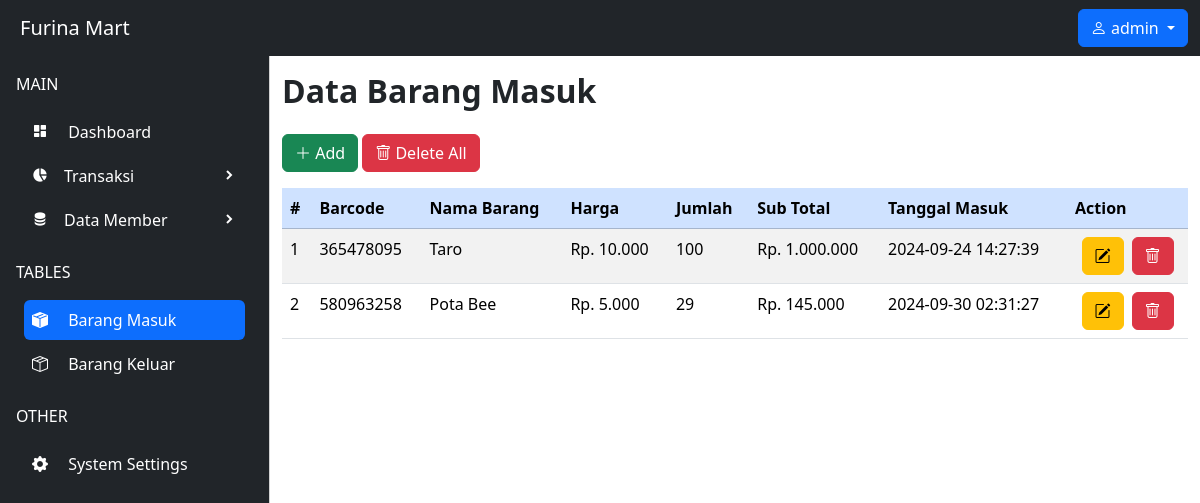
Before: /pemasukan/index.php (signed in) with the older database file.
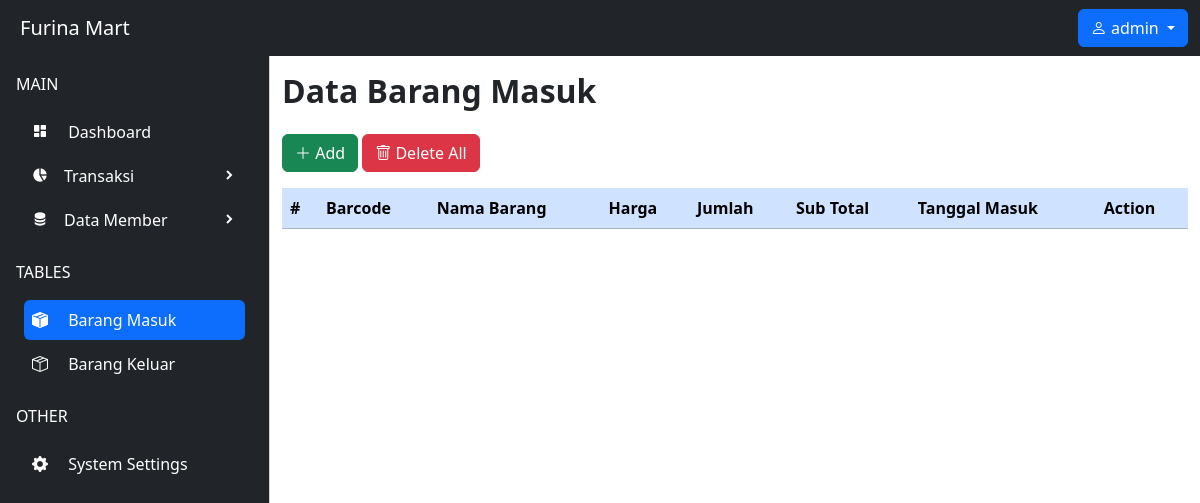
After: the same page with the newer database file.
### tables this page shows
CREATE TABLE `t_barang_masuk` (
  `id` int(11) NOT NULL,
  `barcode` varchar(20) NOT NULL,
  `nama_barang` varchar(255) NOT NULL,
  `harga` int(11) NOT NULL,
  `jumlah_barang` int(11) NOT NULL,
  `tanggal_masuk` timestamp NOT NULL
);

### config/control.php (called while the page is built, shortened)
<?php
include "koneksi.php";
function select($querySelect)
{
  global $koneksi;
  $query = mysqli_query($koneksi, $querySelect);
  $result = [];
  while ($fetch = mysqli_fetch_assoc($query)) {
    $result[] = $fetch;
  }
  return $result;
}

### pemasukan/index.php (the view, shortened to what this page needs)
<?php
include "../config/control.php";
$sqlSelect = select("SELECT * FROM t_barang_masuk");
?>
<!doctype html>
<html lang="en">
<head>
    <link href="https://cdn.jsdelivr.net/npm/bootstrap@5.3.3/dist/css/bootstrap.min.css" rel="stylesheet"
 />
    <link rel="stylesheet" href="https://cdn.jsdelivr.net/npm/bootstrap-icons@1.11.3/font/bootstrap-icons.min.css" />
    <link href="https://unpkg.com/boxicons@2.1.4/css/boxicons.min.css" rel="stylesheet" />
    <link rel="stylesheet" href="https://cdn.datatables.net/2.1.7/css/dataTables.bootstrap5.css">
    <link rel="stylesheet" href="../css/style.css" />
</head>
<body>
    <nav class="navbar navbar-expand-lg navbar-dark bg-dark sticky-top">
        <div class="container-fluid">
            <div class="group d-flex align-items-center">
                <a class="navbar-brand ms-2" href="#">Furina Mart</a>
            </div>
            <div class="dropdown">
                <a class="btn btn-primary dropdown-toggle" href="#" role="button" data-bs-toggle="dropdown"
                    aria-expanded="false">
                    <i class="bi bi-person"></i>
                    <span><?= $_SESSION["login"] ?></span>
                </a>
            </div>
        </div>
    </nav>
    <div class="offcanvas offcanvas-start bg-dark text-white" tabindex="-1" id="offcanvasExample"
        aria-labelledby="offcanvasExampleLabel">
        <div class="offcanvas-body p-0">
            <ul class="navbar-nav px-3 mt-3">
                <p class="text-uppercase">Main</p>
                <li class="px-2 mb-1">
                    <a href="../" class="nav-link p-2 rounded">
                        <span><i class="me-3 bx bxs-dashboard"></i></span>
                        <span>Dashboard</span>
                    </a>
                </li>
                <li class="px-2 mb-1">
                    <a class="p-2 nav-link d-flex align-items-center collapse-link" data-bs-toggle="collapse"
                        href="#collapse-transaksi" role="button" aria-expanded="false" aria-controls="collapseExample">
                        <span><i class="me-3 bx bxs-pie-chart-alt-2"></i></span>
                        <span>Transaksi</span>
                        <span class="right-icon ms-auto"><i class="bx bxs-chevron-right"></i></span>
                    </a>
                </li>
                <li class="px-2 mb-1">
                    <a class="p-2 nav-link d-flex align-items-center collapse-link" data-bs-toggle="collapse"
                        href="#collapse-Member" aria-expanded="false" role="button" aria-controls="collapseExample">
                        <span><i class="me-3 bx bxs-data"></i></span>
                        <span>Data Member</span>
                        <span class="right-icon ms-auto"><i class="bx bxs-chevron-right"></i></span>
                    </a>
                </li>
                <p class="text-uppercase mt-3">Tables</p>
                <li class="px-2 mb-1">
                    <a href="" class="p-2 bg-primary rounded nav-link">
                        <span><i class="me-3 bi bi-box-seam-fill"></i></span>
                        <span>Barang Masuk</span>
                    </a>
                </li>
                <li class="px-2 mb-1">
                    <a href="../pengeluaran/" class="p-2 nav-link">
                        <span><i class="me-3 bi bi-box-seam"></i></span>
                        <span>Barang Keluar</span>
                    </a>
                </li>
                <p class="text-uppercase mt-3">Other</p>
                <li class="px-2 mb-1">
                    <a href="" class="p-2 nav-link">
                        <span><i class="me-3 bi bi-gear-fill"></i></span>
                        <span>System Settings</span>
                    </a>
                </li>
            </ul>
        </div>
    </div>
    <main class="my-3">
        <div class="container">
            <div class="row mb-3">
                <div class="col-md-12">
                    <h2 class="fw-bold">Data Barang Masuk</h2>
                </div>
            </div>
            <div class="row">
                <div class="col-md-12 mb-3">
                    <button type="button" class="btn btn-success" data-bs-toggle="modal" data-bs-target="#modalTambah">
                        <span><i class="bi bi-plus-lg"></i></span>
                        <span>Add</span>
                    </button>
                    <button type="button" class="btn btn-danger" data-bs-toggle="modal"
                        data-bs-target="#modalHapusSemua">
                        <span><i class="bi bi-trash"></i></span>
                        <span>Delete All</span>
                    </button>
                </div>
            </div>
            <div class="row">
                <div class="col-md-12">
                    <div class="table-responsive-md">
                        <table class="table table-striped" id="table">
                            <thead>
                                <tr class="table-primary">
                                    <th>#</th>
                                    <th>Barcode</th>
                                    <th>Nama Barang</th>
                                    <th>Harga</th>
                                    <th>Jumlah</th>
                                    <th>Sub Total</th>
                                    <th>Tanggal Masuk</th>
                                    <th>Action</th>
                                </tr>
                            </thead>
                            <tbody>
                                <?php $i = 1; ?>
                                <?php foreach ($sqlSelect as $data): ?>
                                    <?php $subTotal =
                                        $data["harga"] * $data["jumlah_barang"]; ?>
                                    <tr>
                                        <td><?= $i++ ?></td>
                                        <td><?= $data["barcode"] ?></td>
                                        <td><?= $data["nama_barang"] ?></td>
                                        <td>Rp. <?= number_format(
                                                    $data["harga"],
                                                    0,
                                                    ",",
                                                    "."
                                                ) ?></td>
                                        <td><?= $data["jumlah_barang"] ?></td>
                                        <td>Rp. <?= number_format(
                                                    $subTotal,
                                                    0,
                                                    ",",
                                                    "."
                                                ) ?></td>
                                        <td><?= $data["tanggal_masuk"] ?></td>
                                        <td>
                                            <div
                                                class="action-group d-flex gap-2 justify-content-center align-items-center">
                                                <span class="btn btn-warning" data-bs-toggle="modal"
                                                    data-bs-target="#modalEdit<?= $i ?>"><i
                                                        class="bi bi-pencil-square"></i></span>
                                                <span class="btn btn-danger" data-bs-toggle="modal"
                                                    data-bs-target="#modalHapus<?= $i ?>"><i class="bi bi-trash"></i></span>
                                            </div>
                                        </td>
                                    </tr>
                                <?php endforeach; ?>
                            </tbody>
                        </table>
                    </div>
                </div>
            </div>
        </div>
    </main>
</body>
</html>

### css/style.css (style rules this page uses)
:root { --offcanvas-width: 270px; --topNavbarHeight: 56px; }
div#offcanvasExample { width: var(--offcanvas-width); }
.collapse-link .right-icon { transition: 0.3s ease; }
@media only screen and (min-width: 992px) { div#offcanvasExample { transform: none; visibility: visible !important; top: var(--topNavbarHeight); height: calc(100% - var(--topNavbarHeight)); } }
@media only screen and (min-width: 992px) { main { margin-left: var(--offcanvas-width); } }

Changed rows visible on the page:
removed t_barang_masuk: barcode "365478095", nama_barang "Taro", harga "10.000", jumlah_barang "100", subTotal "1.000.000", tanggal_masuk "2024-09-24 14:27:39"
removed t_barang_masuk: barcode "580963258", nama_barang "Pota Bee", harga "5.000", jumlah_barang "29", subTotal "145.000", tanggal_masuk "2024-09-30 02:31:27"
